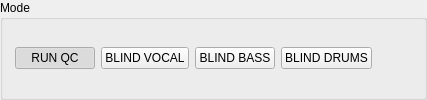
     <widget class="QGroupBox" name="modeGroup">
      <property name="title">
       <string>Mode</string>
      </property>
      <layout class="QHBoxLayout" name="modeLayout">
       <item>
        <widget class="QPushButton" name="runQcModeButton">
         <property name="text">
          <string>RUN QC</string>
         </property>
         <property name="checkable">
          <bool>true</bool>
         </property>
         <property name="checked">
          <bool>true</bool>
         </property>
        </widget>
       </item>
       <item>
        <widget class="QPushButton" name="blindModeButton">
         <property name="text">
          <string>BLIND VOCAL</string>
         </property>
         <property name="checkable">
          <bool>true</bool>
         </property>
        </widget>
       </item>
       <item>
        <widget class="QPushButton" name="blindBassModeButton">
         <property name="text">
          <string>BLIND BASS</string>
         </property>
         <property name="checkable">
          <bool>true</bool>
         </property>
        </widget>
       </item>
       <item>
        <widget class="QPushButton" name="blindDrumsModeButton">
         <property name="text">
          <string>BLIND DRUMS</string>
         </property>
         <property name="checkable">
          <bool>true</bool>
         </property>
        </widget>
       </item>
       <item>
        <spacer name="modeSpacer">
         <property name="orientation">
          <enum>Qt::Orientation::Horizontal</enum>
         </property>
         <property name="sizeHint" stdset="0">
          <size>
           <width>40</width>
           <height>20</height>
          </size>
         </property>
        </spacer>
       </item>
       <property name="leftMargin">
        <number>12</number>
       </property>
       <property name="rightMargin">
        <number>12</number>
       </property>
       <property name="topMargin">
        <number>12</number>
       </property>
       <property name="bottomMargin">
        <number>12</number>
       </property>
      </layout>
     </widget>
